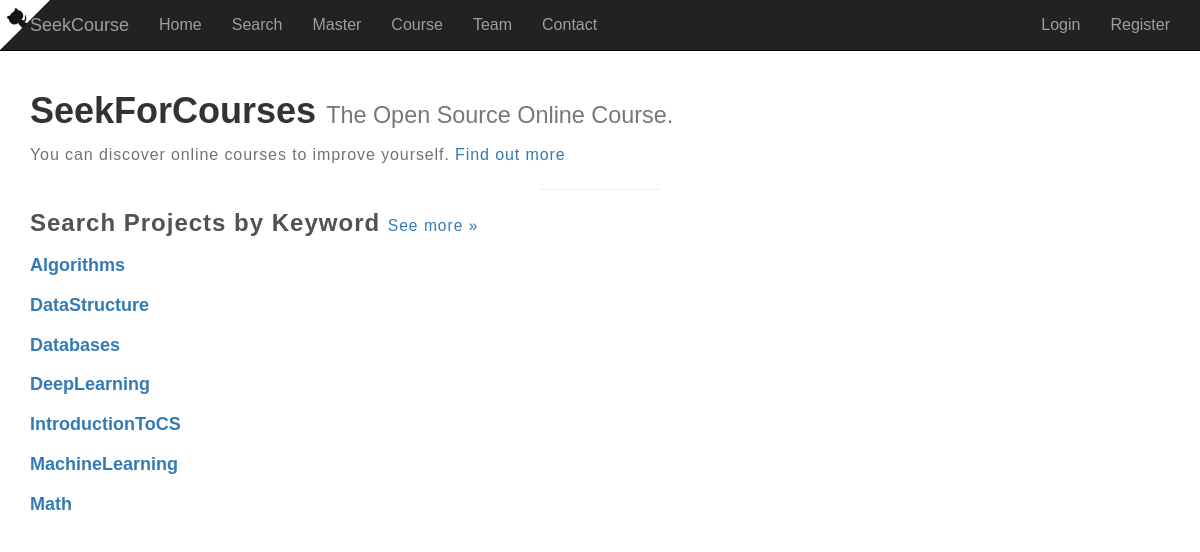
The app's page /, older data.
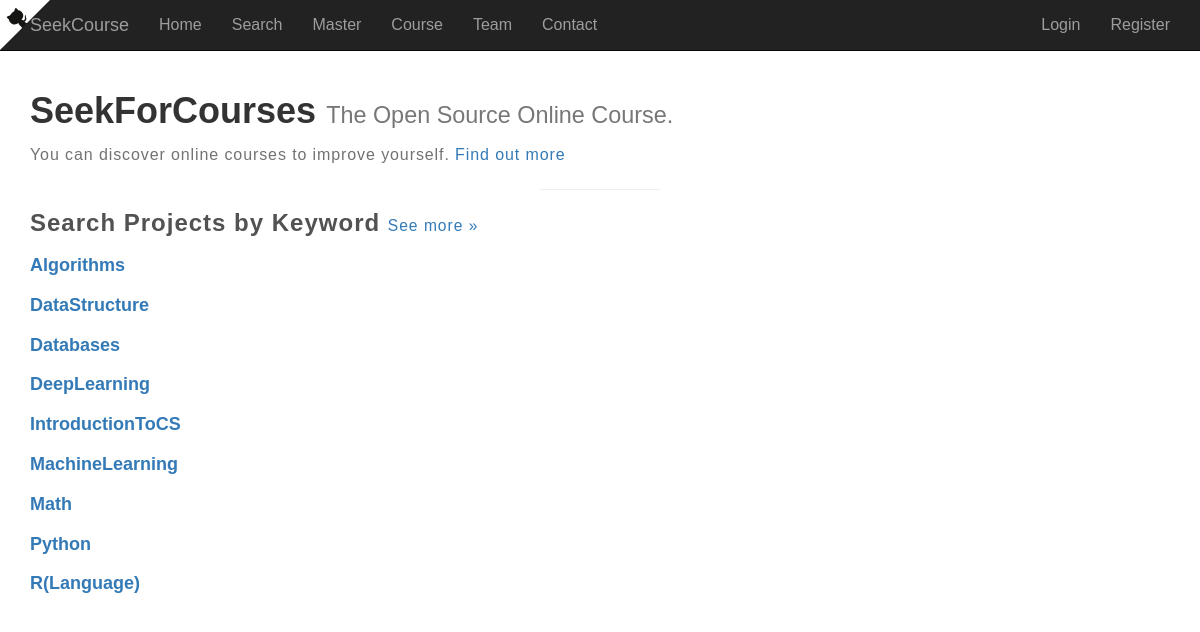
The same page, newer data.
### SearchCourse/models.py (models this page shows)
class Tag(models.Model):
        name = models.CharField(max_length = 20)
        created_time = models.DateTimeField( auto_now_add=True)
        last_modified_time = models.DateTimeField(auto_now=True)
        def __str__(self):
            return self.name

### Homepage/views.py (the view)
# urls.py: 2. Add a URL to urlpatterns:  url(r'^$', views.home, name='home')
def home(request):
    tags_list = Tag.objects.all().order_by('name')
    for tagger in tags_list:
        print(tagger)
    context = {
            "tags_list":tags_list,
    }
    return render(request, 'home.html', context)

### Homepage/templates/home.html
{% extends "base.html" %}
{% block tag %}
<div class="container">
  <div class="row">
    <div class="col-md-12 leaderboard">
    <h1>SeekForCourses <small>The Open Source Online Course.</small></h1>
    <p class="hidden-xs">
    You can discover online courses to improve yourself.
    <a href="/course">Find out more</a>
    </p>
    <hr>
    <h3>
    Search Projects by Keyword
    <small class="more">
    <a href="/keywords">See more »</a>
    </small>
    </h3>
    {% for tag in tags_list %}
      <div class="row">
          <div class="keyword col-xs-6 col-sm-4 col-md-3">
            <h4>
              <div class="blurb">
              <a href="/course/{{tag.name}}">{{ tag.name }}</a>
              </div>
            </h4>
          </div>
      </div>
    {% endfor %}
    </div>
  </div>
</div>
{% endblock %}

Row changes from the older to the newer data that the page shows:
added Tag: name "Python"
added Tag: name "R(Language)"
